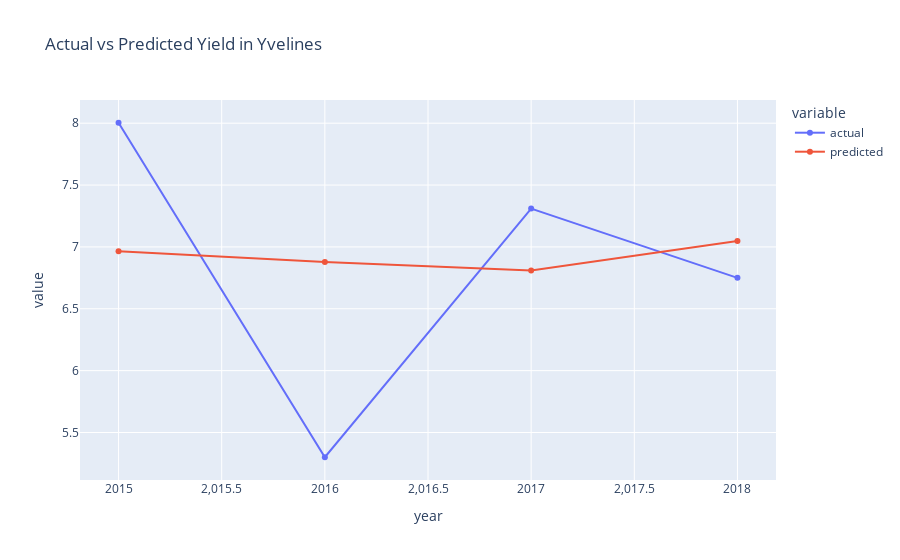

Notebook code for this chart:
### Code cell
fig_perf = px.line(
    region_perf,
    x="year",
    y=["actual","predicted"],
    markers=True,
    title=f"Actual vs Predicted Yield in {region_choice}"
)

fig_perf.show()

### Figure 1 — Plotly figure (JSON) as saved in the notebook; plotly's stock layout.template omitted (floating-point values rounded to 4 significant figures)
{"data": [{"hovertemplate": "variable=actual<br>year=%{x}<br>value=%{y}<extra></extra>", "legendgroup": "actual", "line": {"color": "#636efa", "dash": "solid"}, "marker": {"symbol": "circle"}, "mode": "lines+markers", "name": "actual", "orientation": "v", "showlegend": true, "type": "scatter", "x": [2015, 2016, 2017, 2018], "xaxis": "x", "y": [8.004, 5.3, 7.31, 6.75], "yaxis": "y"}, {"hovertemplate": "variable=predicted<br>year=%{x}<br>value=%{y}<extra></extra>", "legendgroup": "predicted", "line": {"color": "#EF553B", "dash": "solid"}, "marker": {"symbol": "circle"}, "mode": "lines+markers", "name": "predicted", "orientation": "v", "showlegend": true, "type": "scatter", "x": [2015, 2016, 2017, 2018], "xaxis": "x", "y": [6.966, 6.877, 6.809, 7.048], "yaxis": "y"}], "layout": {"legend": {"title": {"text": "variable"}, "tracegroupgap": 0}, "title": {"text": "Actual vs Predicted Yield in Yvelines"}, "xaxis": {"anchor": "y", "domain": [0, 1], "title": {"text": "year"}}, "yaxis": {"anchor": "x", "domain": [0, 1], "title": {"text": "value"}}}}
